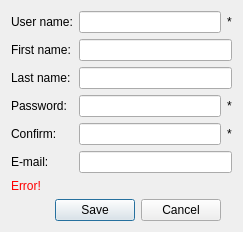
<?xml version="1.0" encoding="UTF-8"?>
<ui version="4.0">
 <class>Users</class>
 <widget class="QDialog" name="Users">
  <property name="geometry">
   <rect>
    <x>0</x>
    <y>0</y>
    <width>212</width>
    <height>220</height>
   </rect>
  </property>
  <property name="windowTitle">
   <string>Users</string>
  </property>
  <property name="windowIcon">
   <iconset resource="resources.qrc">
    <normaloff>:/Icons/icons/User.png</normaloff>:/Icons/icons/User.png</iconset>
  </property>
  <layout class="QGridLayout" name="gridLayout">
   <item row="0" column="0" colspan="2">
    <widget class="QLabel" name="label">
     <property name="text">
      <string>User name:</string>
     </property>
    </widget>
   </item>
   <item row="0" column="2">
    <widget class="QLineEdit" name="username_lineEdit"/>
   </item>
   <item row="1" column="0" colspan="2">
    <widget class="QLabel" name="label_2">
     <property name="text">
      <string>First name:</string>
     </property>
    </widget>
   </item>
   <item row="1" column="2" colspan="2">
    <widget class="QLineEdit" name="firstname_lineEdit"/>
   </item>
   <item row="2" column="0" colspan="2">
    <widget class="QLabel" name="label_3">
     <property name="text">
      <string>Last name:</string>
     </property>
    </widget>
   </item>
   <item row="2" column="2" colspan="2">
    <widget class="QLineEdit" name="lastname_lineEdit"/>
   </item>
   <item row="3" column="0" colspan="2">
    <widget class="QLabel" name="label_4">
     <property name="text">
      <string>Password:</string>
     </property>
    </widget>
   </item>
   <item row="3" column="2">
    <widget class="QLineEdit" name="password_lineEdit">
     <property name="echoMode">
      <enum>QLineEdit::Password</enum>
     </property>
    </widget>
   </item>
   <item row="4" column="0" colspan="2">
    <widget class="QLabel" name="label_5">
     <property name="text">
      <string>Confirm:</string>
     </property>
    </widget>
   </item>
   <item row="4" column="2">
    <widget class="QLineEdit" name="confirm_lineEdit">
     <property name="echoMode">
      <enum>QLineEdit::Password</enum>
     </property>
    </widget>
   </item>
   <item row="5" column="0">
    <widget class="QLabel" name="label_6">
     <property name="text">
      <string>E-mail:</string>
     </property>
    </widget>
   </item>
   <item row="6" column="0" colspan="3">
    <widget class="QLabel" name="error_label">
     <property name="palette">
      <palette>
       <active>
        <colorrole role="WindowText">
         <brush brushstyle="SolidPattern">
          <color alpha="255">
           <red>255</red>
           <green>0</green>
           <blue>0</blue>
          </color>
         </brush>
        </colorrole>
       </active>
       <inactive>
        <colorrole role="WindowText">
         <brush brushstyle="SolidPattern">
          <color alpha="255">
           <red>255</red>
           <green>0</green>
           <blue>0</blue>
          </color>
         </brush>
        </colorrole>
       </inactive>
       <disabled>
        <colorrole role="WindowText">
         <brush brushstyle="SolidPattern">
          <color alpha="255">
           <red>255</red>
           <green>0</green>
           <blue>0</blue>
          </color>
         </brush>
        </colorrole>
       </disabled>
      </palette>
     </property>
     <property name="text">
      <string>Error!</string>
     </property>
    </widget>
   </item>
   <item row="7" column="1" colspan="2">
    <widget class="QDialogButtonBox" name="buttonBox">
     <property name="orientation">
      <enum>Qt::Horizontal</enum>
     </property>
     <property name="standardButtons">
      <set>QDialogButtonBox::Cancel|QDialogButtonBox::Save</set>
     </property>
    </widget>
   </item>
   <item row="5" column="2" colspan="2">
    <widget class="QLineEdit" name="email_lineEdit"/>
   </item>
   <item row="0" column="3">
    <widget class="QLabel" name="label_7">
     <property name="text">
      <string>*</string>
     </property>
    </widget>
   </item>
   <item row="3" column="3">
    <widget class="QLabel" name="label_8">
     <property name="text">
      <string>*</string>
     </property>
    </widget>
   </item>
   <item row="4" column="3">
    <widget class="QLabel" name="label_9">
     <property name="text">
      <string>*</string>
     </property>
    </widget>
   </item>
  </layout>
 </widget>
 <resources>
  <include location="resources.qrc"/>
 </resources>
 <connections>
  <connection>
   <sender>buttonBox</sender>
   <signal>accepted()</signal>
   <receiver>Users</receiver>
   <slot>accept()</slot>
   <hints>
    <hint type="sourcelabel">
     <x>248</x>
     <y>254</y>
    </hint>
    <hint type="destinationlabel">
     <x>157</x>
     <y>274</y>
    </hint>
   </hints>
  </connection>
  <connection>
   <sender>buttonBox</sender>
   <signal>rejected()</signal>
   <receiver>Users</receiver>
   <slot>reject()</slot>
   <hints>
    <hint type="sourcelabel">
     <x>316</x>
     <y>260</y>
    </hint>
    <hint type="destinationlabel">
     <x>286</x>
     <y>274</y>
    </hint>
   </hints>
  </connection>
 </connections>
</ui>
